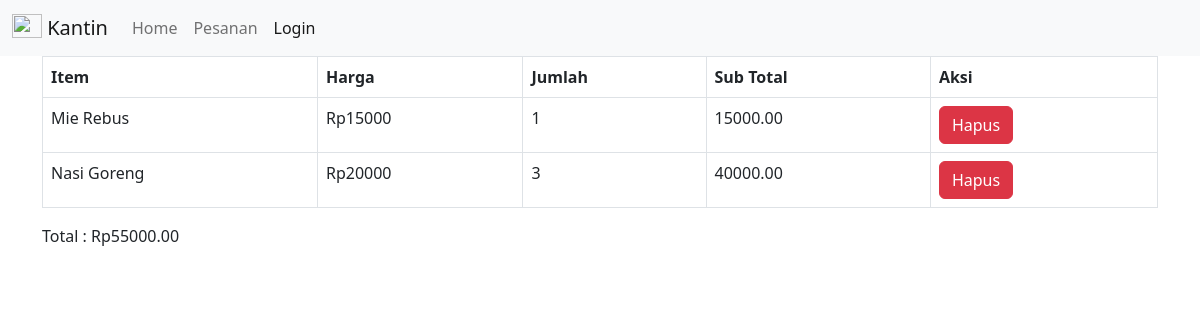
Page /cart/ on the committed database.
### makanan/models.py (models this page shows, shortened)
class CartItem(models.Model):
    makanan = models.ForeignKey(Makanan, on_delete=models.CASCADE)
    quantity = models.PositiveIntegerField(default=1)
    item_total = models.DecimalField(max_digits=10, decimal_places=2,
blank=True, null=True)

class Makanan(models.Model):
    nama = models.CharField(max_length=250)
    harga = models.IntegerField()
    gambar = models.ImageField(upload_to='appkantin/images/')
    stok = models.IntegerField()
    kantin = models.ForeignKey(Kantin,on_delete=models.CASCADE)
    deskripsi = models.TextField(blank=True,null=True)
    TERSEDIA = (
        ('1', 'Tersedia'),
        ('0', 'Tidak Tersedia')
    )
    tersedia = models.CharField(max_length=1,choices=TERSEDIA)

### makanan/views.py (the view)
# urls.py: path('cart/',makananView.view_cart,name='cart'),
def view_cart(request):
    cart_items = CartItem.objects.all()
    total_price = sum(item.item_total for item in cart_items)
    return render(request, 'cart.html', {'cart_items': cart_items, 'total_price': total_price})

### makanan/templates/cart.html
{% extends 'base.html' %}
{% block content %}
<div class="table-responsive">
    <table class="table table-bordered">
        <thread>
            <tr>
                <th>Item</th>
                <th>Harga</th>
                <th>Jumlah</th>
                <th>Sub Total</th>
                <th>Aksi</th>
            </tr>
        </thread>
        <tbody>
            {% for item in cart_items %}
            <tr>
                <td>{{ item.makanan.nama }}</td>
                <td>Rp{{ item.makanan.harga }}</td>
                <td>{{ item.quantity }}</td>
                <td>{{ item.item_total }}</td>
                <td>
                    {% if item.makanan.id %}
                        <a href="{% url 'remove_from_cart' item.makanan.id %}">
                            <button class="btn btn-danger">Hapus</button>
                        </a>
                    {% endif %}
                </td>
            </tr>
            {% endfor %}
        </tbody>
    </table>
</div>
<p>Total : Rp{{ total_price }}</p>
{% endblock content %}

### rows in the picture
CartItem: makanan.nama "Mie Rebus", makanan.harga "15000", quantity "1", item_total "15000.00", shows "Hapus"
CartItem: makanan.nama "Nasi Goreng", makanan.harga "20000", quantity "3", item_total "40000.00", shows "Hapus"

### other values in the picture
{{ total_price }} "55000.00"
